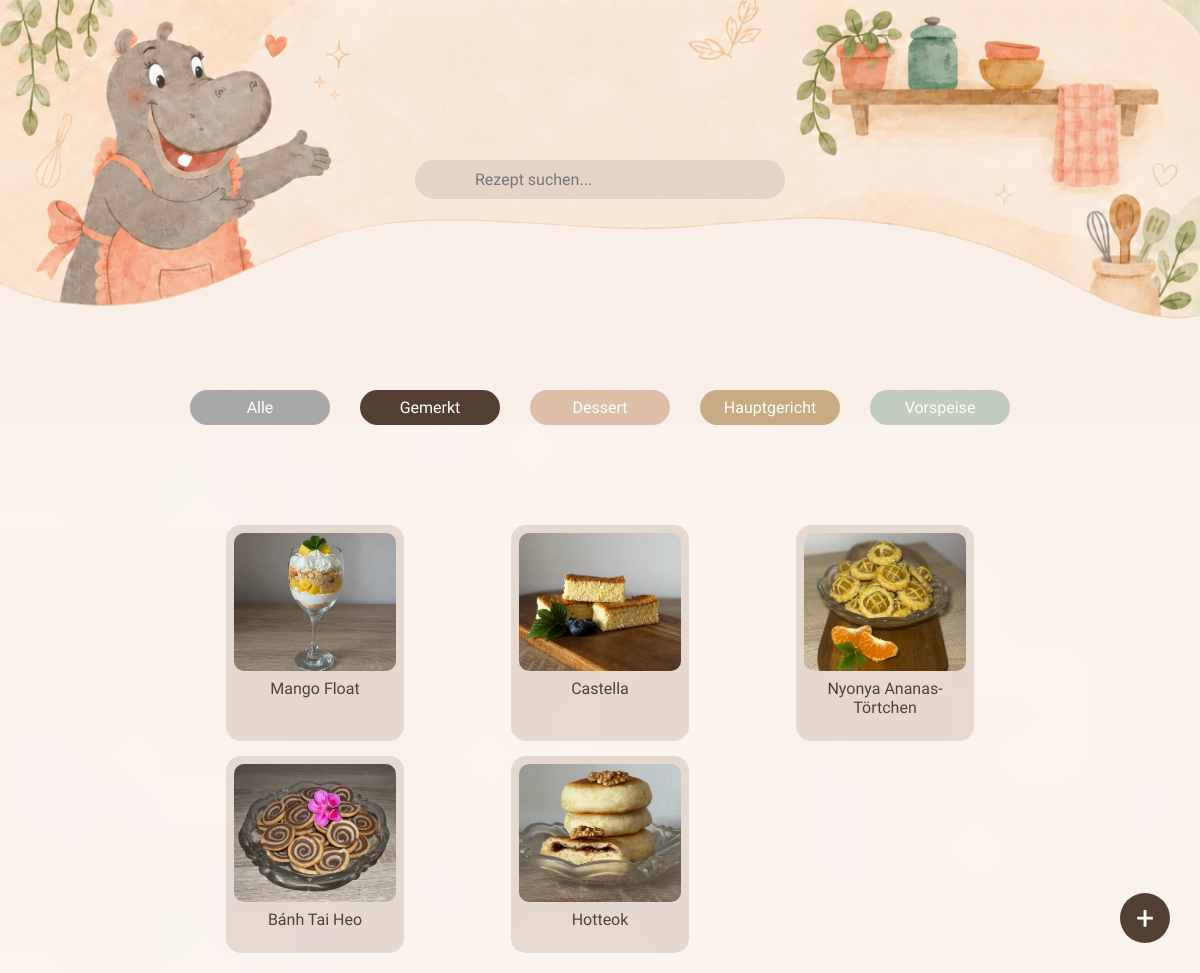
The page /recipes?category_id=1 on the database as committed earlier.
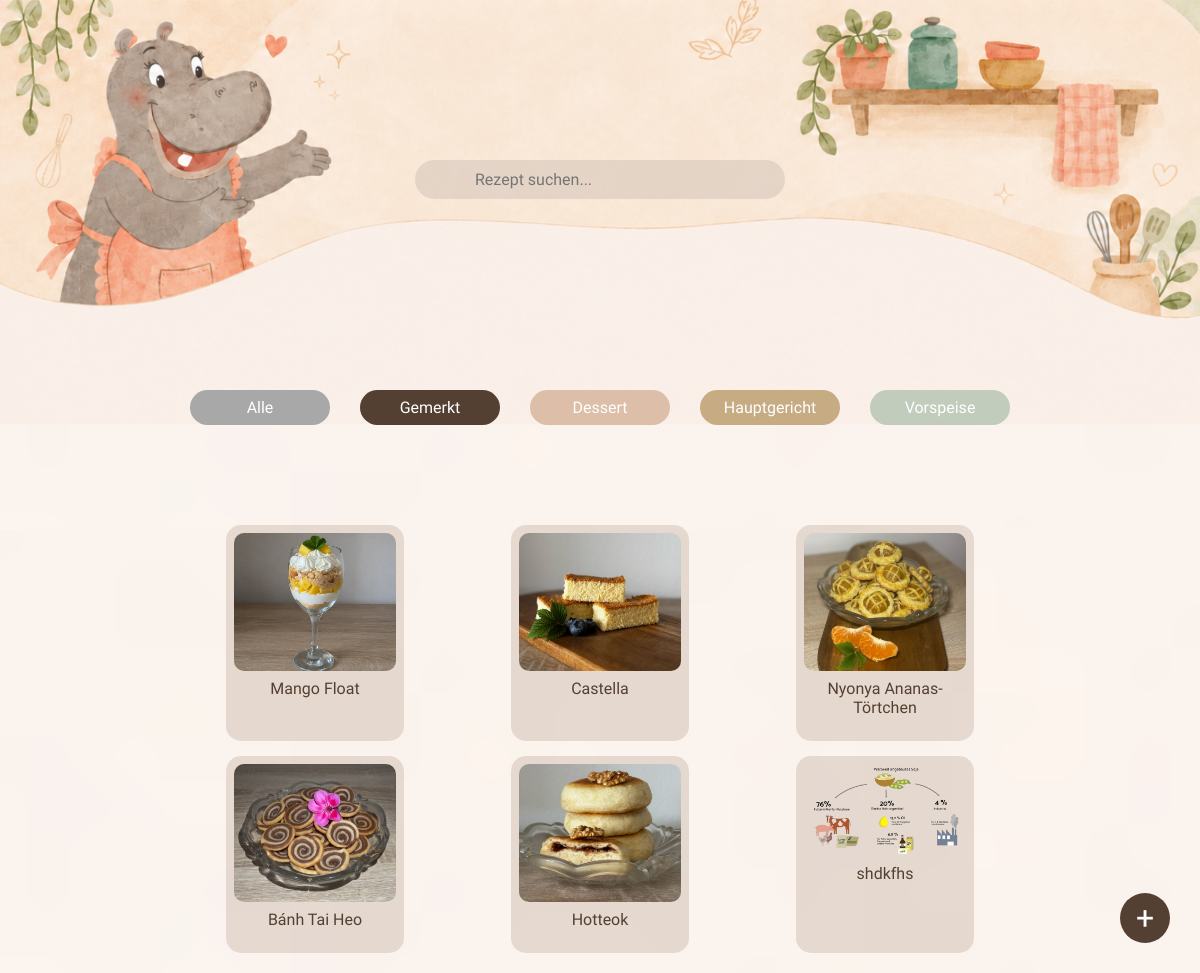
The same page on the database as committed later.
### app.py (models this page shows)
class Category(db.Model):
    id = db.Column(db.Integer, primary_key=True)
    name = db.Column(db.String(50), nullable=False)

class Recipe(db.Model):
    id = db.Column(db.Integer, primary_key=True)
    name = db.Column(db.String(100), nullable=False)
    description = db.Column(db.String(500), nullable=False)
    image = db.Column(db.String(200))
    preparation_time = db.Column(db.Integer, nullable=False)
    portions = db.Column(db.Integer, nullable=False)
    difficulty = db.Column(db.String(50), nullable=False)
    category_id = db.Column(db.Integer, db.ForeignKey('category.id'))
    category = db.relationship('Category', backref='recipes')
    is_default = db.Column(db.Boolean, default=False, nullable=False)

### app.py (the view, shortened to what this page needs)
@recipe_app.route('/recipes')
def home():
    category_id = request.args.get('category_id', type=int)
    search = request.args.get('search', '').strip()
    query = Recipe.query
    if category_id:
        query = query.filter_by(category_id=category_id)
    recipes = query.all()
    categories = Category.query.all()
    return render_template('index.html', recipes=recipes, categories=categories, selected_category=category_id, search=search)

### templates/index.html (shortened to what this page needs)
<!DOCTYPE html>
<html lang="de">
  <head>
    <link rel="stylesheet" href="{{ url_for('static', filename='css/style.css') }}">
  </head>
  <body class="index-body">
    <div class="search-bar">
      <input type="text" id="search-input" placeholder="Rezept suchen..." value="{{ search }}">
    </div>
    <div class="category-filter">
      <a href="{{ url_for('home') }}" class="category-badge all">Alle</a>
      <a href="#" class="category-badge favorites-btn" id="liked-filter">Gemerkt</a>
      {% for category in categories %}
      <a href="{{ url_for('home', category_id=category.id) }}"
        class="category-badge {% if category.name == 'Vorspeise' %}appetizer{% elif category.name == 'Hauptgericht' %}main{% elif category.name == 'Dessert' %}dessert{% endif %}">
        {{ category.name }}
      </a>
      {% endfor %}
    </div>
    <div class="recipe-grid">
      {% for recipe in recipes %}
      <a href="{{ url_for('recipe_detail', id=recipe.id) }}" class="recipe-card">
        <img src="{{ url_for('static', filename='images/recipes/' + recipe.image) }}" class="recipe-image">
        <p class="recipe-name">{{ recipe.name }}</p>
      </a>
      {% endfor %}
    </div>
    <div class="create-button">
      <a href="{{ url_for('create_recipe') }}">+</a>
    </div>
  </body>
</html>

Rows that differ between the two databases and show on the page:
added Recipe: image (picture), name "shdkfhs"
